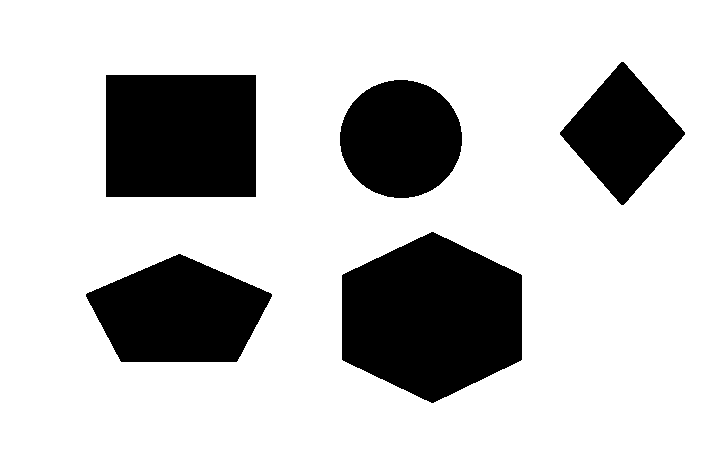
#> input picture images/shapes.png, 725 x 465 px
$ python shapeDetection_v02.py
#> lines starting #> are read from the running program, lines starting #| are printed output that depends on the picture; after the words box and inside, x2 and y2 are one past the last pixel; in counts of white or black regions, pixels touching at a corner belong together; long printed decimals are rounded
import cv2
import numpy as np
import math
pi = math.pi
#makalelerde sunulan iki farklı
# metric çözüm önerisinin uygulamaya konması.
# Metric değerleri birbirine çok yakın
# çıktığı için başarı oranı düşük.
img = cv2.imread("images/shapes.png", 0)
#> img: shape (465, 725); 77.5% white; 5 black regions, box (x1, y1, x2, y2) and area: (342, 232, 522, 403) 23106, (106, 75, 256, 197) 18300, (86, 254, 272, 362) 14089, (340, 80, 462, 198) 11284, (560, 62, 685, 205) 9225
img = cv2.resize(img, (600, 600))
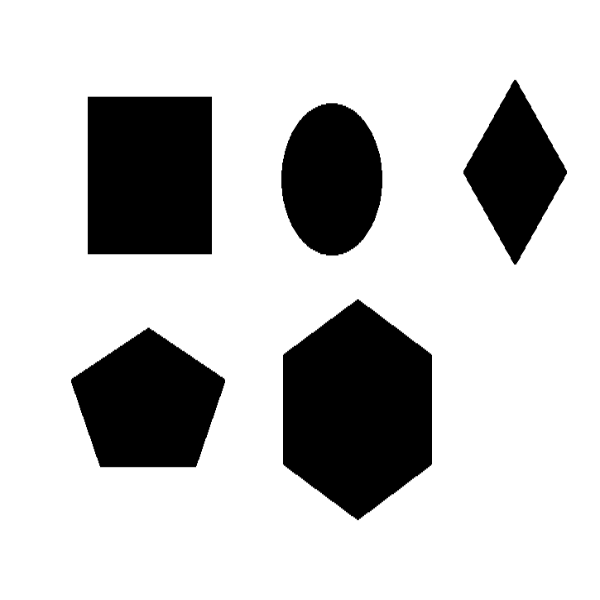
#> img: shape (600, 600); min 0, max 255, mean 197.5
# cv2.imshow("org",img)
ret, thr = cv2.threshold(img, 120, 255, cv2.THRESH_BINARY_INV)
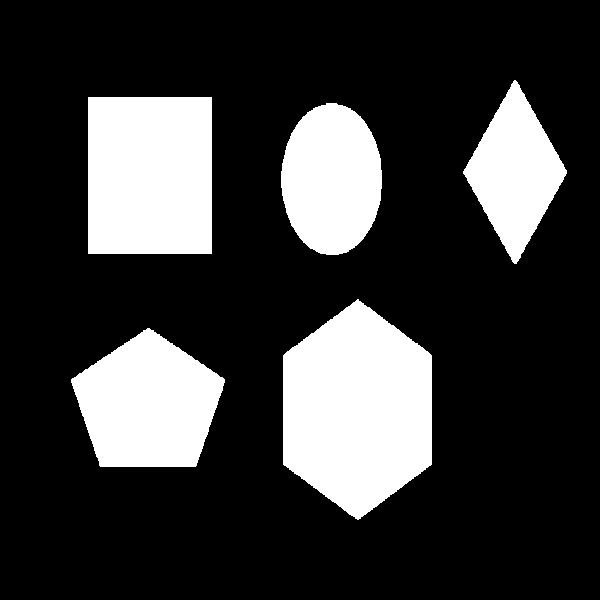
#> thr: shape (600, 600); 22.5% white; 5 white regions
cv2.imshow("threshold", thr)
kernel = np.ones((15,15), np.uint8)
contours, hierarchy = cv2.findContours(thr, cv2.RETR_TREE, cv2.CHAIN_APPROX_SIMPLE)
#> contours = 5 contours; box (x1, y1, x2, y2) and area: (283, 299, 432, 520) 24389, (88, 97, 212, 254) 19188, (71, 328, 225, 467) 14808, (281, 103, 382, 255) 11846, (463, 80, 567, 264) 9650
font = cv2.FONT_HERSHEY_COMPLEX
for i in range(0, 5):
        area = cv2.contourArea(contours[i])
        cv2.drawContours(img,contours[i], 0, (0,255,0), 2, 100)
        perimeter = cv2.arcLength(contours[i], True)
        metric1 = float(format(math.sqrt(((4*pi*area)/(pow(perimeter, 2)))), '.5f'))
        metric2 = float(area/pow(perimeter,2))
        cnt = contours[i]
        M = cv2.moments(cnt)
        cx = int(M['m10'] / M['m00'])
        cy = int(M['m01'] / M['m00'])
        if metric1 < 0:
            cv2.putText(img, "Rectangle", (cx, cy), font, 1, (0))
        elif metric1 < 0.45:
            cv2.putText(img, "Triangle", (cx, cy), font, 1, (0))
        elif metric1 < 0.15:
            cv2.putText(img, "Circle", (cx, cy), font, 1, (0))
        print(i+1, " shape metric" , metric1)
#> this loop made 5 passes
#> (area, perimeter, metric1, metric2, cx, cy) on passes 1, 2, 3, 5: (14808.5, 493.5, 0.874, 0.0608, 147, 403), (24389, 620, 0.893, 0.0634, 357, 409), (11846.5, 425.3, 0.907, 0.0655, 331, 178), (9649.5, 453.1, 0.769, 0.047, 514, 171)
#> (area, perimeter, metric1, metric2, cnt, cx, cy) on pass 4: (19188, 558, 0.88, 0.0616, [[88, 97], [88, 253], [211, 253], [211, 97]], 149, 175)
#| 1  shape metric 0.874
#| 2  shape metric 0.8929
#| 3  shape metric 0.9073
#| 4  shape metric 0.88
#| 5  shape metric 0.7686
#> img: shape (600, 600); 0.01% of pixels changed, all inside (x1, y1, x2, y2) = (86, 79, 517, 330)
cv2.imshow("final", img)
cv2.waitKey(0)
cv2.destroyAllWindows()
